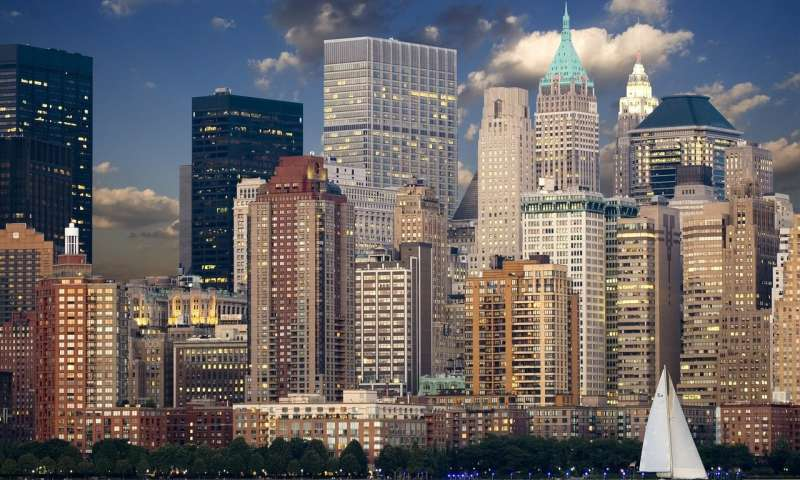
#> input picture img_dataset/0.jpg, 800 x 480 px; its folder holds 4 pictures in this run
$ python lab4.py
#> lines starting #> are read from the running program, lines starting #| are printed output that depends on the picture
'''
Write an application that uses a dataset of images (of at least) 30-50 images downloaded from internet with various content (landscapes, objects, people, etc). The application should take a new image as input argument and determine the set of similar images from the database:

1.       using all histogram comparison metrics available in OpenCV.
2.       By using a color reduction mechanism to transform similar colors from an equivalence class to its representative color and conducting the histogram comparison on the reduced color spaces

Compare the results and explain.
'''

import cv2
import os
import matplotlib.pyplot as plt
import numpy as np


def read_img_and_hist(img_path, new_size, reduce_2gray):
#> called with img_path = 'img_dataset/0.jpg', new_size = 500, reduce_2gray = False
    img = cv2.imread(img_path)
#> img is the input picture: shape (480, 800, 3); mean B, G, R 101.9, 101.3, 106.2
    target_color_space = cv2.COLOR_BGR2RGB if not reduce_2gray else cv2.COLOR_BGR2GRAY
    img = cv2.cvtColor(img, target_color_space)
    img = cv2.resize(img, (new_size, new_size), interpolation=cv2.INTER_CUBIC)
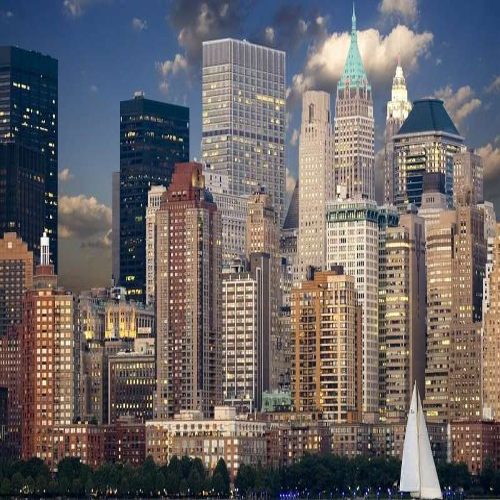
#> img: shape (500, 500, 3); mean R, G, B 106.2, 101.3, 101.8

    n_channels = 1 if target_color_space == cv2.COLOR_RGB2GRAY else 3
    channels = [i for i in range(n_channels)]
    bins_per_channel = [8] * n_channels
    bin_ranges = [0, 256] * n_channels
    img_hist = cv2.calcHist(img, channels, None, bins_per_channel, bin_ranges)
    img_hist = cv2.normalize(img_hist, img_hist)
    return img, img_hist


def show_images(images, plot_title, n_images, cols=1):
    """Display a list of images in a single figure with matplotlib.

    Parameters
    ---------
    images: List of np.arrays compatible with plt.imshow.

    cols (Default = 1): Number of columns in figure (number of rows is
                        set to np.ceil(n_images/float(cols))).

    titles: List of titles corresponding to each image. Must have
            the same length as titles.
    """
    fig = plt.figure()
    plt.title(plot_title)
    for n, (compare_score, image) in enumerate(images):
        a = fig.add_subplot(cols, np.ceil(n_images / float(cols)), n + 1)
        if image.ndim == 2:
            plt.gray()
        plt.imshow(image)
        title = '{:.2f}'.format(compare_score)
        if n == 0: title = 'original ' + title
        a.set_title(title)
    fig.set_size_inches(np.array(fig.get_size_inches()) * n_images)
    plt.show()


class ImageHistComparator:
    def __init__(self, default_size, reduce_colors):
        self.default_size = default_size
        self.reduce_colors = reduce_colors
        self.img_database = []
        self.img_hists = []
        self.comparison_methods = [cv2.HISTCMP_CORREL,
                                   cv2.HISTCMP_BHATTACHARYYA,
                                   cv2.HISTCMP_CHISQR,
                                   cv2.HISTCMP_INTERSECT
                                   ]
        self.comparison_methods_similar_lambda = [lambda list_: reversed(sorted(list_, key=lambda x: x[0])),
                                                  lambda list_: sorted(list_, key=lambda x: x[0]),
                                                  lambda list_: sorted(list_, key=lambda x: x[0]),
                                                  lambda list_: reversed(sorted(list_, key=lambda x: x[0]))
                                                  ]
        self.comparison_methods_str = 'cv2.HISTCMP_CORREL, \
                                   cv2.HISTCMP_BHATTACHARYYA, \
                                   cv2.HISTCMP_CHISQR, \
                                   cv2.HISTCMP_INTERSECT'.split(',')

    def init_from_dir(self, dir_path):
        img_paths = ['{}{}'.format(dir_path, img_path) for img_path in os.listdir(dir_path)]
        for img_path in img_paths:
            img, img_hist = read_img_and_hist(img_path, self.default_size, self.reduce_colors)
            self.img_database.append(img)
            self.img_hists.append(img_hist)
#> pass 2 of the loop in init_from_dir, `for img_path in img_paths:`:
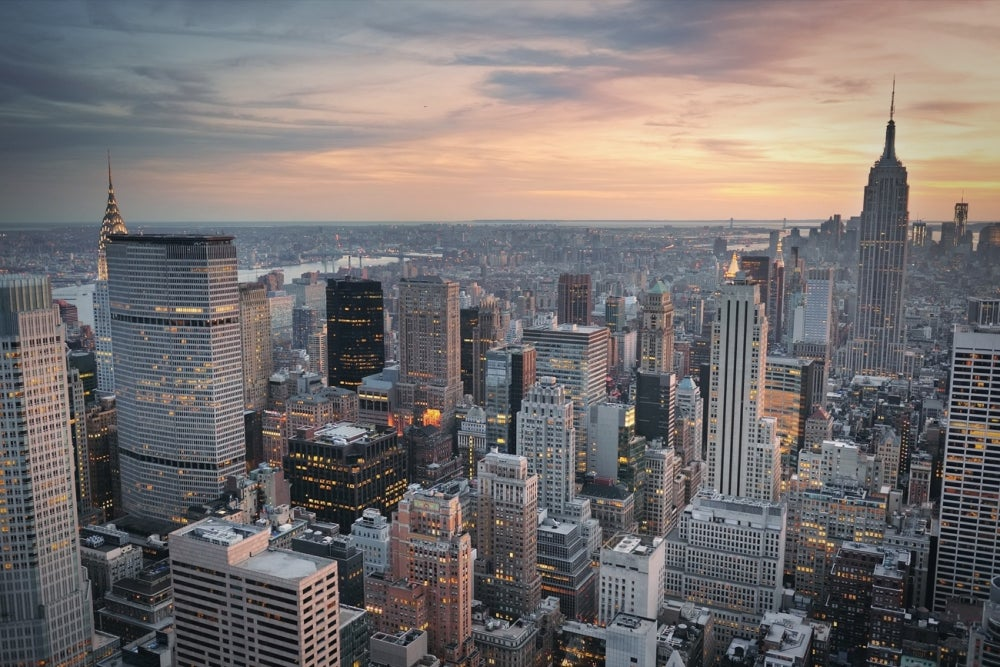
#> input picture img_dataset/1.jpeg, 1000 x 667 px
#> in read_img_and_hist, img is the input picture: shape (667, 1000, 3); mean B, G, R 112.3, 112.6, 118
#> in read_img_and_hist (call 2), `img = cv2.resize(img, (new_size, new_size), interpolation=cv2.INTER_CU..`:
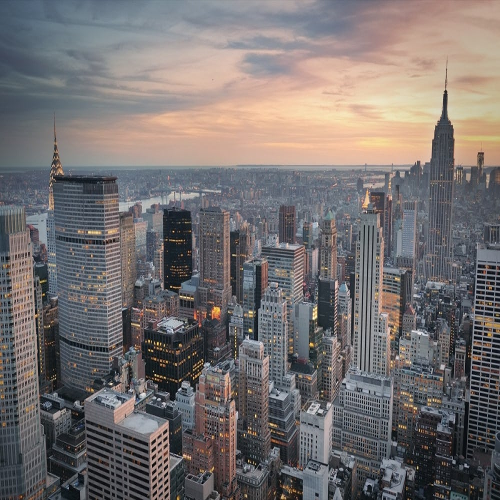
#> img: shape (500, 500, 3); mean R, G, B 118, 112.6, 112.3
#> pass 3 of the loop in init_from_dir, `for img_path in img_paths:`:
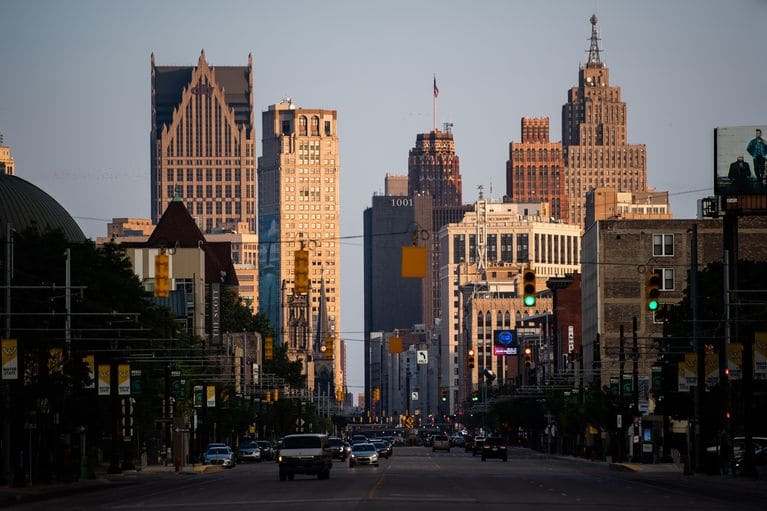
#> input picture img_dataset/10.jpg, 767 x 511 px
#> in read_img_and_hist, img is the input picture: shape (511, 767, 3); mean B, G, R 83.2, 84.3, 89.8
#> in read_img_and_hist (call 3), `img = cv2.resize(img, (new_size, new_size), interpolation=cv2.INTER_CU..`:
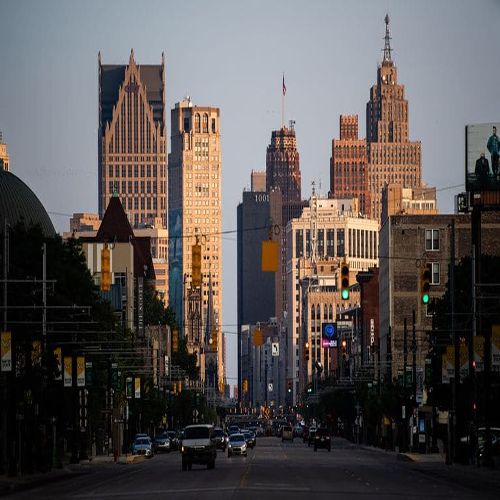
#> img: shape (500, 500, 3); mean R, G, B 89.8, 84.3, 83.2
#> the loop made 4 passes; the first 3 are shown
        print(self.img_hists[0].shape)
#| (8, 8, 8)
        print('Initialized with {} images'.format(len(img_paths)))

    def show_similar(self, img_path):
        img, img_hist = read_img_and_hist(img_path, self.default_size, self.reduce_colors)
        for comp_method, comp_method_str, similar_lambda in zip(self.comparison_methods, self.comparison_methods_str,
                                                                self.comparison_methods_similar_lambda):
            compare_score_self = cv2.compareHist(img_hist, img_hist, comp_method)
            compare_scores = []
            compare_images = []
            for i, img_hist_database in enumerate(self.img_hists):
                compare_score = cv2.compareHist(img_hist, img_hist_database, comp_method)
                compare_scores.append(compare_score)
                compare_images.append(self.img_database[i])

            similar_images_and_scores = similar_lambda(zip(compare_scores, compare_images))
            similar_images_and_scores = [(compare_score_self, img)] + [x for x in similar_images_and_scores]
            show_images(similar_images_and_scores, comp_method_str, n_images=len(self.img_database) + 1, cols=3)


if __name__ == '__main__':
    dir_name = 'img_dataset/'
    dir_name_test = 'test_img/'
    img_size = 500
    image_hist_comparator = ImageHistComparator(img_size, reduce_colors=False)
    image_hist_comparator.init_from_dir(dir_name)
#> (the run stopped early here; a loop or call above may not have finished)
